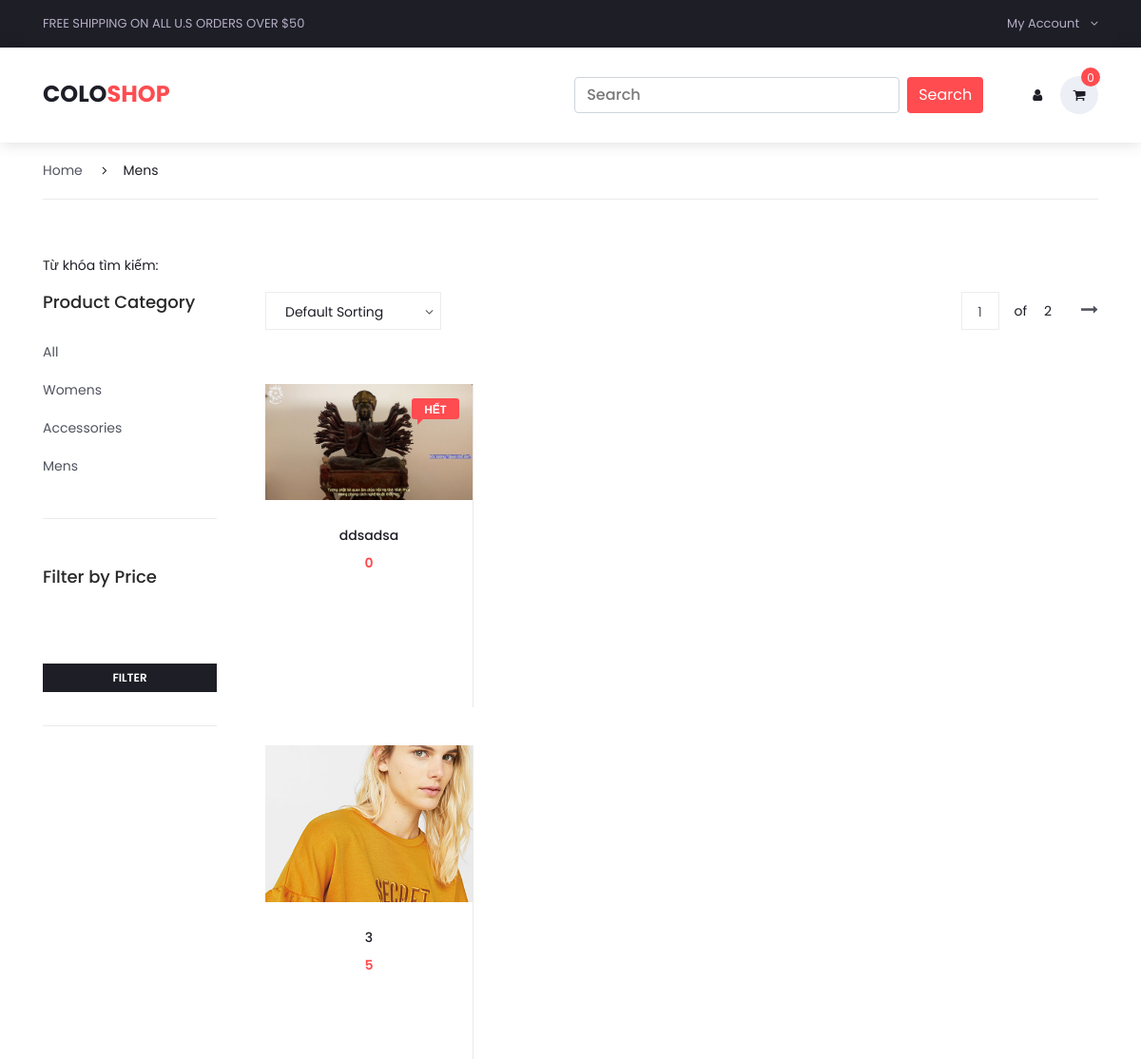
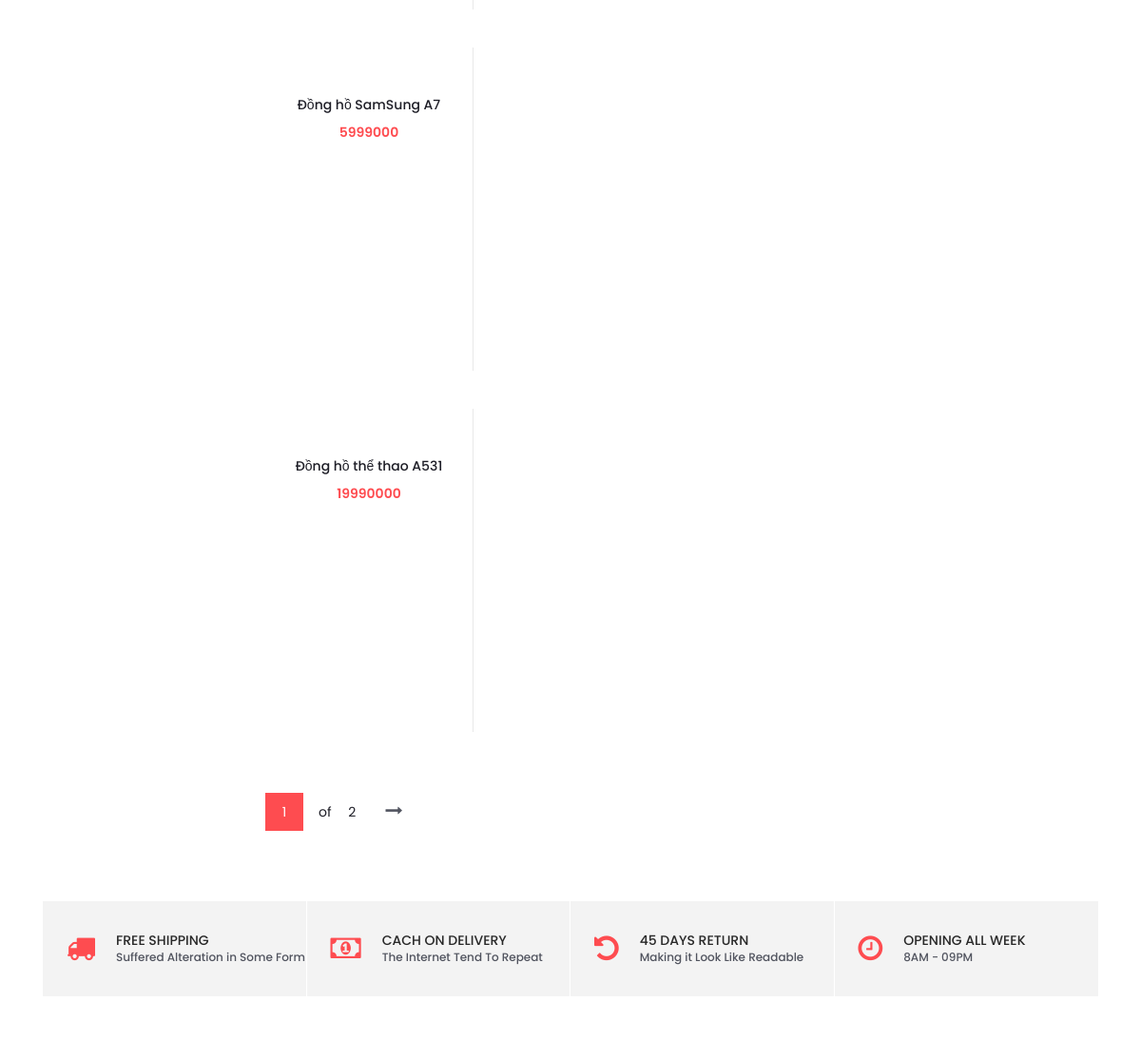
The app's page /product_search.php?category=Mens (upper part), older data (2 pictures, top to bottom).
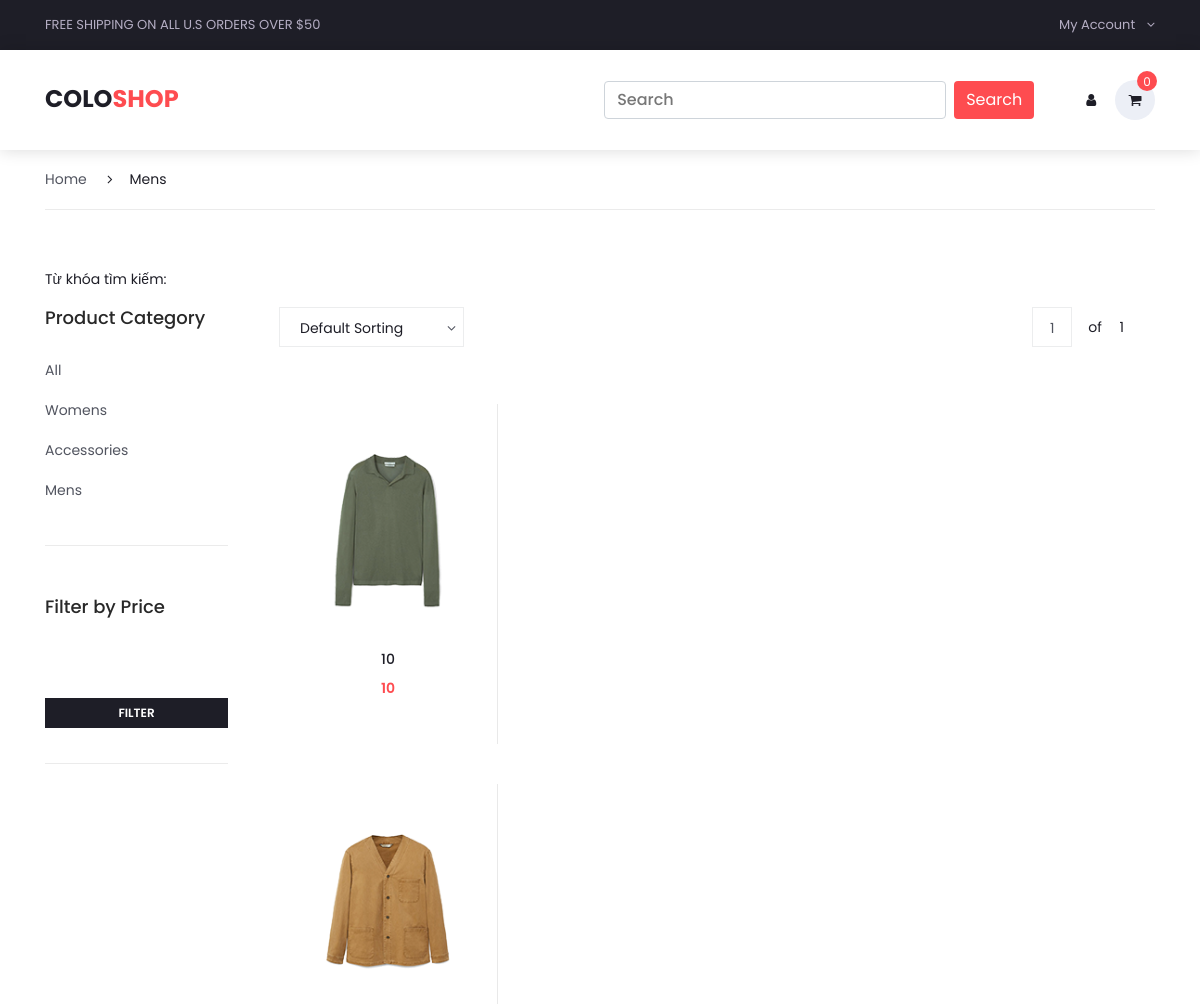
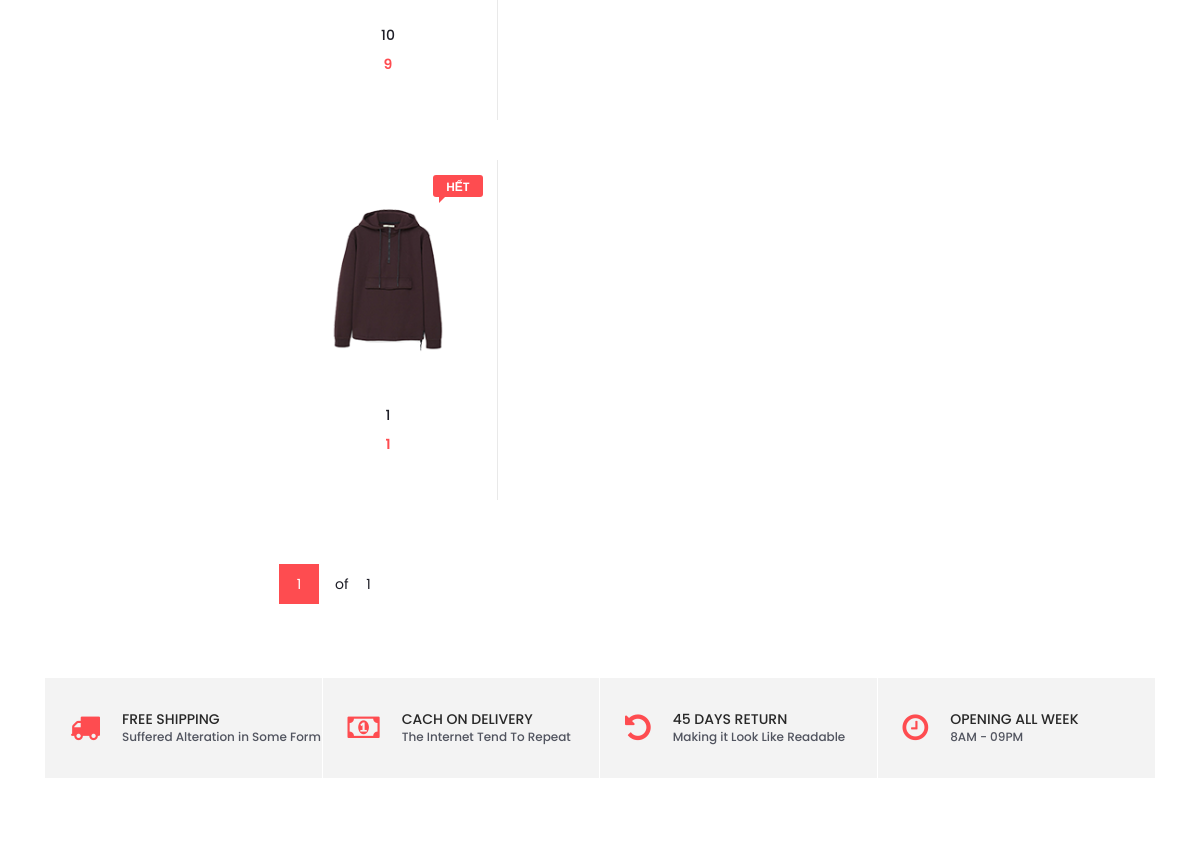
The same page, newer data (2 pictures, top to bottom).
### tables this page shows
CREATE TABLE `tbl_danhmuc` (
  `id_danhmuc` int(11) NOT NULL,
  `tendanhmuc` varchar(100) NOT NULL,
  `banner` varchar(100) NOT NULL
);

CREATE TABLE `tbl_sanpham` (
  `id_sanpham` int(11) NOT NULL,
  `tensanpham` varchar(100) NOT NULL,
  `masanpham` varchar(100) NOT NULL,
  `giasanpham` float NOT NULL,
  `soluong` int(11) NOT NULL,
  `hinhanh` varchar(100) NOT NULL,
  `tomtat` tinytext NOT NULL,
  `noidung` text NOT NULL,
  `id_danhmuc` int(11) NOT NULL,
  `trangthai` int(11) NOT NULL
);

### product_search.php (the view, shortened to what the changed rows need)
<?php
include("admincp/config/connect.php");
$sql_danhmuc = "SELECT * FROM tbl_danhmuc";
$query_danhmuc = $conn->query($sql_danhmuc);
$category = isset($_GET['category']) ? $_GET['category'] : "All";
$query = isset($_GET['query']) ? $_GET['query'] : '';
$sql_count_sanpham = "SELECT COUNT(*) AS total FROM tbl_sanpham, tbl_danhmuc WHERE tbl_sanpham.id_danhmuc = tbl_danhmuc.id_danhmuc AND tbl_sanpham.tensanpham LIKE '%$query%'";
$result_count = $conn->query($sql_count_sanpham);
$row_count = $result_count->fetch_assoc();
$total_products = $row_count['total'];
$products_per_page = 10;
$total_pages = ceil($total_products / $products_per_page);
$current_page = isset($_GET['page']) ? (int)$_GET['page'] : 1;
$start_index = ($current_page - 1) * $products_per_page;
if ($category == "All") {
	$sql_show_sanpham = "SELECT * FROM tbl_sanpham, tbl_danhmuc WHERE tbl_sanpham.id_danhmuc = tbl_danhmuc.id_danhmuc AND tbl_sanpham.tensanpham LIKE '%$query%' ORDER BY tbl_sanpham.id_sanpham DESC LIMIT $start_index, $products_per_page";
} else {
	$sql_show_sanpham = "SELECT * FROM tbl_sanpham, tbl_danhmuc WHERE tbl_sanpham.id_danhmuc = tbl_danhmuc.id_danhmuc AND tbl_sanpham.tensanpham LIKE '%$query%' AND tbl_danhmuc.tendanhmuc = '$category' ORDER BY tbl_sanpham.id_sanpham DESC LIMIT $start_index, $products_per_page";
}
$query_show_sanpham = $conn->query($sql_show_sanpham);
?>
<!DOCTYPE html>
<html lang="en">
<head>
	<link rel="stylesheet" type="text/css" href="styles/bootstrap4/bootstrap.min.css">
	<link href="plugins/font-awesome-4.7.0/css/font-awesome.min.css" rel="stylesheet" type="text/css">
	<link rel="stylesheet" type="text/css" href="plugins/OwlCarousel2-2.2.1/owl.carousel.css">
	<link rel="stylesheet" type="text/css" href="plugins/OwlCarousel2-2.2.1/owl.theme.default.css">
	<link rel="stylesheet" type="text/css" href="plugins/OwlCarousel2-2.2.1/animate.css">
	<link rel="stylesheet" type="text/css" href="plugins/jquery-ui-1.12.1.custom/jquery-ui.css">
	<link rel="stylesheet" type="text/css" href="styles/categories_styles.css">
	<link rel="stylesheet" type="text/css" href="styles/categories_responsive.css">
</head>
<body>
	<div class="super_container">
		<div class="container product_section_container">
			<div class="row">
				<div class="col product_section clearfix">
					<div class="sidebar">
						<div class="sidebar_section">
							<ul class="sidebar_categories">
								<?php foreach ($query_danhmuc as $row) { ?>
									<li><a href="product_search.php?category=<?php echo $row['tendanhmuc'] ?>&query=<?php echo $query ?>"><?php echo $row['tendanhmuc'] ?></a></li>
								<?php } ?>
							</ul>
						</div>
					</div>
					<div class="main_content">
						<div class="products_iso">
							<div class="row">
								<div class="col">
									<div class="product_sorting_container product_sorting_container_top">
										<div class="pages d-flex flex-row align-items-center">
											<div class="page_current">
												<span><?php echo $current_page; ?></span>
											</div>
											<div class="page_total"><span>of</span> <?php echo $total_pages; ?></div>
											<?php if ($current_page < $total_pages) { ?>
												<div id="next_page" class="page_next"><a href="product_search.php?category=<?php echo $category; ?>&query=<?php echo $query ?>&page=<?php echo $current_page + 1; ?>"><i class="fa fa-long-arrow-right" aria-hidden="true"></i></a></div>
											<?php } ?>
										</div>
									</div>
									<div class="product-grid">
										<?php foreach ($query_show_sanpham as $row) { ?>
											<form action="cart/add.php?id_sanpham=<?php echo $row['id_sanpham'] ?>" method="post">
												<div class="product-item <?php echo $row['tendanhmuc'] ?>">
													<div class="product discount product_filter">
														<div class="product_image">
															<img src="images/<?php echo $row['hinhanh'] ?>" alt="">
														</div>
														<div class="product_info">
															<h6 class="product_name"><a href="single.php?id_sanpham=<?php echo $row['id_sanpham'] ?>"><?php echo $row['tensanpham'] ?></a></h6>
															<div class="product_price"><?php echo $row['giasanpham'] ?></div>
														</div>
													</div>
													<?php if ($row['soluong'] > 0) { ?>
														<button name="themgiohang" type="submit" style="border: none;" class="red_button add_to_cart_button" onclick="confirmAddToCart(event)"><a>add to cart</a></button>
													<?php } else { ?>
														<div class="product_bubble product_bubble_right product_bubble_red d-flex flex-column align-items-center"><span>Hết</span></div>
													<?php } ?>
												</div>
											</form>
										<?php } ?>
									</div>
									<div class="product_sorting_container product_sorting_container_bottom clearfix">
										<div class="pages d-flex flex-row align-items-center">
											<div class="page_current">
												<span><?php echo $current_page; ?></span>
											</div>
											<div class="page_total"><span>of</span> <?php echo $total_pages; ?></div>
											<?php if ($current_page < $total_pages) { ?>
												<div id="next_page_1" class="page_next"><a href="product_search.php?category=<?php echo $category; ?>&query=<?php echo $query ?>&page=<?php echo $current_page + 1; ?>"><i class="fa fa-long-arrow-right" aria-hidden="true"></i></a></div>
											<?php } ?>
										</div>
									</div>
								</div>
							</div>
						</div>
					</div>
				</div>
			</div>
		</div>
	</div>
</body>
</html>

Row changes from the older to the newer data that the page shows:
removed tbl_sanpham: hinhanh (picture), tensanpham "ddsadsa", giasanpham "0", soluong "HẾT"
removed tbl_sanpham: hinhanh (picture), tensanpham "3", giasanpham "5"
removed tbl_sanpham: tensanpham "Đồng hồ SamSung A7", giasanpham "5999000"
removed tbl_sanpham: tensanpham "Đồng hồ thể thao A531", giasanpham "19990000"
added tbl_sanpham: hinhanh (picture), tensanpham "10", giasanpham "10"
added tbl_sanpham: hinhanh (picture), tensanpham "10", giasanpham "9"
added tbl_sanpham: hinhanh (picture), tensanpham "1", giasanpham "1", soluong "HẾT"
Text that changed along with them:
$total_pages: "2" → "1"
